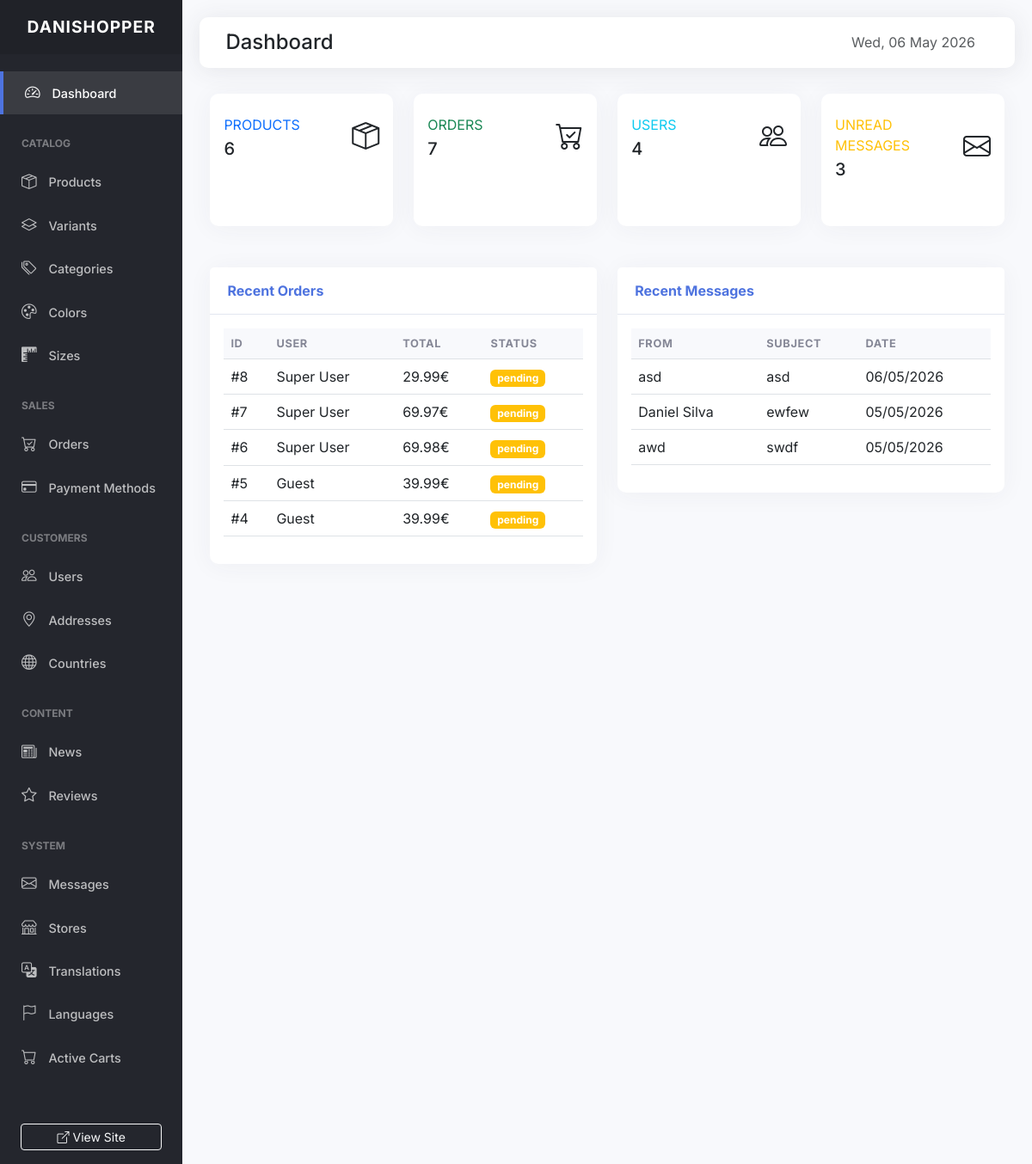
Screenshot of /backoffice/index.php with the database file from the repository.
### tables this page shows
CREATE TABLE
  `orders` (
    `id` int (11) NOT NULL AUTO_INCREMENT,
    `user_id` int (11) DEFAULT NULL,
    `payment_method_id` int (11) DEFAULT NULL,
    `subtotal` decimal(10, 2) DEFAULT NULL,
    `shipping` decimal(10, 2) DEFAULT NULL,
    `total` decimal(10, 2) DEFAULT NULL,
    `status` enum (
      'pending',
      'paid',
      'shipped',
      'completed',
      'cancelled'
    ) DEFAULT 'pending',
    `created_at` timestamp NOT NULL DEFAULT current_timestamp(),
    PRIMARY KEY (`id`),
    KEY `user_id` (`user_id`),
    KEY `payment_method_id` (`payment_method_id`),
    CONSTRAINT `orders_ibfk_1` FOREIGN KEY (`user_id`) REFERENCES `users` (`id`),
    CONSTRAINT `orders_ibfk_2` FOREIGN KEY (`payment_method_id`) REFERENCES `payment_methods` (`id`)
  );

CREATE TABLE
  `users` (
    `id` int (11) NOT NULL AUTO_INCREMENT,
    `first_name` varchar(100) DEFAULT NULL,
    `last_name` varchar(100) DEFAULT NULL,
    `email` varchar(150) NOT NULL,
    `password` varchar(255) NOT NULL,
    `mobile` varchar(30) DEFAULT NULL,
    `created_at` timestamp NOT NULL DEFAULT current_timestamp(),
    PRIMARY KEY (`id`),
    UNIQUE KEY `email` (`email`)
  );

CREATE TABLE
  `messages` (
    `id` int (11) NOT NULL AUTO_INCREMENT,
    `name` varchar(255) NOT NULL,
    `email` varchar(255) NOT NULL,
    `subject` varchar(255) NOT NULL,
    `message` text NOT NULL,
    `created_at` timestamp NOT NULL DEFAULT current_timestamp(),
    `is_read` tinyint (1) DEFAULT 0,
    PRIMARY KEY (`id`)
  );

### includes/functions.php (called while the page is built, shortened)
<?php
function db_get_all($table, $where = "1", $order = "id DESC", $limit = "")
{
    $sql = "SELECT * FROM $table WHERE $where ORDER BY $order";
    if ($limit) {
        $sql .= " LIMIT $limit";
    }
    return my_query($sql);
}
function db_count($table, $where = "1")
{
    $sql = "SELECT COUNT(*) as total FROM $table WHERE $where";
    $res = my_query($sql);
    return $res[0]['total'] ?? 0;
}
function db_select($select, $from, $joins = "", $where = "1", $order = "", $limit = "")
{
    $sql = "SELECT $select FROM $from";
    if ($joins) {
        $sql .= " $joins";
    }
    $sql .= " WHERE $where";
    if ($order) {
        $sql .= " ORDER BY $order";
    }
    if ($limit) {
        $sql .= " LIMIT $limit";
    }
    return my_query($sql);
}

### includes/db.php (called while the page is built, shortened)
<?php
$SETTINGS['conn'] = my_connect($SETTINGS);
function my_connect($SETTINGS)
{
    $conn = new mysqli($SETTINGS['servername'], $SETTINGS['username'], $SETTINGS['password'], $SETTINGS['dbname']);
    $conn->set_charset('utf8mb4');
    return $conn;
}
function my_query($sql, $debug = 0)
{
    global $SETTINGS;
    $result = $SETTINGS['conn']->query($sql);
    if (isset($result->num_rows)) {
        $arrRes = array();
        if ($result->num_rows > 0) {
            while ($row = $result->fetch_assoc()) {
                $arrRes[] = $row;
            }
        }
        return $arrRes;
    }
    return 0;
}

### backoffice/index.php (the view, shortened to what this page needs)
<?php
$total_products = db_count('products');
$total_orders = db_count('orders');
$total_users = db_count('users');
$total_messages = db_count('messages', 'is_read = 0');
include 'layout/header.php';
include 'layout/sidebar.php';
?>
<div id="content">
    <div class="topbar">
        <h2 class="h4 mb-0">Dashboard</h2>
        <div>
            <span class="text-muted me-3"><?= date('D, d M Y') ?></span>
        </div>
    </div>
    <div class="container-fluid">
        <div class="row">
            <div class="col-xl-3 col-md-6 mb-4">
                <div class="card border-left-primary h-100 py-2">
                    <div class="card-body">
                        <div class="row no-gutters align-items-center">
                            <div class="col mr-2">
                                <div class="text-xs font-weight-bold text-primary text-uppercase mb-1">Products</div>
                                <div class="h5 mb-0 font-weight-bold text-gray-800"><?= $total_products ?></div>
                            </div>
                            <div class="col-auto">
                                <i class="bi bi-box-seam fs-2 text-gray-300"></i>
                            </div>
                        </div>
                    </div>
                </div>
            </div>
            <div class="col-xl-3 col-md-6 mb-4">
                <div class="card border-left-success h-100 py-2">
                    <div class="card-body">
                        <div class="row no-gutters align-items-center">
                            <div class="col mr-2">
                                <div class="text-xs font-weight-bold text-success text-uppercase mb-1">Orders</div>
                                <div class="h5 mb-0 font-weight-bold text-gray-800"><?= $total_orders ?></div>
                            </div>
                            <div class="col-auto">
                                <i class="bi bi-cart-check fs-2 text-gray-300"></i>
                            </div>
                        </div>
                    </div>
                </div>
            </div>
            <div class="col-xl-3 col-md-6 mb-4">
                <div class="card border-left-info h-100 py-2">
                    <div class="card-body">
                        <div class="row no-gutters align-items-center">
                            <div class="col mr-2">
                                <div class="text-xs font-weight-bold text-info text-uppercase mb-1">Users</div>
                                <div class="h5 mb-0 font-weight-bold text-gray-800"><?= $total_users ?></div>
                            </div>
                            <div class="col-auto">
                                <i class="bi bi-people fs-2 text-gray-300"></i>
                            </div>
                        </div>
                    </div>
                </div>
            </div>
            <div class="col-xl-3 col-md-6 mb-4">
                <div class="card border-left-warning h-100 py-2">
                    <div class="card-body">
                        <div class="row no-gutters align-items-center">
                            <div class="col mr-2">
                                <div class="text-xs font-weight-bold text-warning text-uppercase mb-1">Unread Messages</div>
                                <div class="h5 mb-0 font-weight-bold text-gray-800"><?= $total_messages ?></div>
                            </div>
                            <div class="col-auto">
                                <i class="bi bi-envelope fs-2 text-gray-300"></i>
                            </div>
                        </div>
                    </div>
                </div>
            </div>
        </div>
        <div class="row mt-4">
            <div class="col-lg-6">
                <div class="card">
                    <div class="card-header">Recent Orders</div>
                    <div class="card-body">
                        <div class="table-responsive">
                            <table class="table table-hover">
                                <thead>
                                    <tr>
                                        <th>ID</th>
                                        <th>User</th>
                                        <th>Total</th>
                                        <th>Status</th>
                                    </tr>
                                </thead>
                                <tbody>
                                    <?php
                                    $recent_orders = db_select("o.*, u.first_name, u.last_name", "orders o", "LEFT JOIN users u ON u.id = o.user_id", "1", "o.id DESC", "5");
                                    foreach ($recent_orders as $order): ?>
                                        <tr>
                                            <td>#<?= $order['id'] ?></td>
                                            <td><?= $order['first_name'] ? $order['first_name'] . ' ' . $order['last_name'] : 'Guest' ?></td>
                                            <td><?= number_format($order['total'], 2) ?>€</td>
                                            <td><span class="badge bg-<?= $order['status'] == 'completed' ? 'success' : ($order['status'] == 'pending' ? 'warning' : 'info') ?>"><?= $order['status'] ?></span></td>
                                        </tr>
                                    <?php endforeach; ?>
                                </tbody>
                            </table>
                        </div>
                    </div>
                </div>
            </div>
            <div class="col-lg-6">
                <div class="card">
                    <div class="card-header">Recent Messages</div>
                    <div class="card-body">
                        <div class="table-responsive">
                            <table class="table table-hover">
                                <thead>
                                    <tr>
                                        <th>From</th>
                                        <th>Subject</th>
                                        <th>Date</th>
                                    </tr>
                                </thead>
                                <tbody>
                                    <?php
                                    $recent_msgs = db_get_all("messages", "1", "id DESC", "5");
                                    foreach ($recent_msgs as $msg): ?>
                                        <tr>
                                            <td><?= $msg['name'] ?></td>
                                            <td><?= $msg['subject'] ?></td>
                                            <td><?= date('d/m/Y', strtotime($msg['created_at'])) ?></td>
                                        </tr>
                                    <?php endforeach; ?>
                                </tbody>
                            </table>
                        </div>
                    </div>
                </div>
            </div>
        </div>
    </div>
</div>
<?php include 'layout/footer.php'; ?>

### backoffice/layout/header.php (style rules this page uses)
:root { --sidebar-width: 260px; --primary-color: #4e73df; --secondary-color: #858796; --dark-bg: #1a1c23; --sidebar-bg: #24262d; --card-bg: #ffffff; }
body { font-family: 'Inter', sans-serif; background-color: #f8f9fc; overflow-x: hidden; }
#content { width: 100%; padding: 20px; min-height: 100vh; transition: all 0.3s; }
.topbar { background: #fff; padding: 15px 30px; margin-bottom: 30px; border-radius: 10px; box-shadow: 0 0.15rem 1.75rem 0 rgba(58, 59, 69, 0.1); display: flex; justify-content: space-between; align-items: center; }
.card { border: none; border-radius: 10px; box-shadow: 0 0.15rem 1.75rem 0 rgba(58, 59, 69, 0.05); margin-bottom: 30px; }
.card-header { background-color: #fff; border-bottom: 1px solid #e3e6f0; padding: 15px 20px; font-weight: 700; color: var(--primary-color); }
.table thead th { background-color: #f8f9fc; text-transform: uppercase; font-size: 0.8rem; letter-spacing: 0.05em; font-weight: 700; color: var(--secondary-color); border-top: none; }

### rows the page displays
orders: id "8", user.first_name "Super", user.last_name "User", total "29.99", status "pending"
orders: id "7", user.first_name "Super", user.last_name "User", total "69.97", status "pending"
orders: id "6", user.first_name "Super", user.last_name "User", total "69.98", status "pending"
orders: id "5", shows "Guest", total "39.99", status "pending"
orders: id "4", shows "Guest", total "39.99", status "pending"
messages: name "asd", subject "asd", created_at "06/05/2026"
messages: name "Daniel Silva", subject "ewfew", created_at "05/05/2026"
messages: name "awd", subject "swdf", created_at "05/05/2026"

### other values shown
$total_products "6"
$total_orders "7"
$total_users "4"
$total_messages "3"
